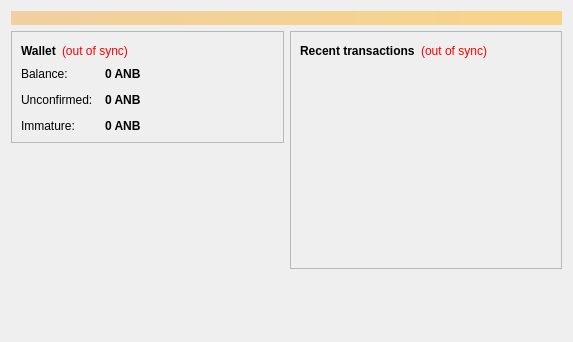
<?xml version="1.0" encoding="UTF-8"?>
<ui version="4.0">
 <class>OverviewPage</class>
 <widget class="QWidget" name="OverviewPage">
  <property name="geometry">
   <rect>
    <x>0</x>
    <y>0</y>
    <width>573</width>
    <height>342</height>
   </rect>
  </property>
  <property name="windowTitle">
   <string>Form</string>
  </property>
  <layout class="QVBoxLayout" name="topLayout">
   <item>
    <widget class="QLabel" name="labelAlerts">
     <property name="visible">
      <bool>false</bool>
     </property>
     <property name="styleSheet">
      <string notr="true">background-color: qlineargradient(x1: 0, y1: 0, x2: 1, y2: 0, stop:0 #F0D0A0, stop:1 #F8D488); color:#000000;</string>
     </property>
     <property name="wordWrap">
      <bool>true</bool>
     </property>
     <property name="margin">
      <number>3</number>
     </property>
    </widget>
   </item>
   <item>
    <layout class="QHBoxLayout" name="horizontalLayout" stretch="1,1">
     <item>
      <layout class="QVBoxLayout" name="verticalLayout_2">
       <item>
        <widget class="QFrame" name="frame">
         <property name="frameShape">
          <enum>QFrame::StyledPanel</enum>
         </property>
         <property name="frameShadow">
          <enum>QFrame::Raised</enum>
         </property>
         <layout class="QVBoxLayout" name="verticalLayout_4">
          <item>
           <layout class="QHBoxLayout" name="horizontalLayout_4">
            <item>
             <widget class="QLabel" name="label_5">
              <property name="font">
               <font>
                <weight>75</weight>
                <bold>true</bold>
               </font>
              </property>
              <property name="text">
               <string>Wallet</string>
              </property>
             </widget>
            </item>
            <item>
             <widget class="QLabel" name="labelWalletStatus">
              <property name="toolTip">
               <string>The displayed information may be out of date. Your wallet automatically synchronizes with the Anubiscoin network after a connection is established, but this process has not completed yet.</string>
              </property>
              <property name="styleSheet">
               <string notr="true">QLabel { color: red; }</string>
              </property>
              <property name="text">
               <string notr="true">(out of sync)</string>
              </property>
              <property name="alignment">
               <set>Qt::AlignLeading|Qt::AlignLeft|Qt::AlignVCenter</set>
              </property>
             </widget>
            </item>
            <item>
             <spacer name="horizontalSpacer_2">
              <property name="orientation">
               <enum>Qt::Horizontal</enum>
              </property>
              <property name="sizeHint" stdset="0">
               <size>
                <width>40</width>
                <height>20</height>
               </size>
              </property>
             </spacer>
            </item>
           </layout>
          </item>
          <item>
           <layout class="QFormLayout" name="formLayout_2">
            <property name="fieldGrowthPolicy">
             <enum>QFormLayout::AllNonFixedFieldsGrow</enum>
            </property>
            <property name="horizontalSpacing">
             <number>12</number>
            </property>
            <property name="verticalSpacing">
             <number>12</number>
            </property>
            <item row="0" column="0">
             <widget class="QLabel" name="label">
              <property name="text">
               <string>Balance:</string>
              </property>
             </widget>
            </item>
            <item row="0" column="1">
             <widget class="QLabel" name="labelBalance">
              <property name="font">
               <font>
                <weight>75</weight>
                <bold>true</bold>
               </font>
              </property>
              <property name="cursor">
               <cursorShape>IBeamCursor</cursorShape>
              </property>
              <property name="toolTip">
               <string>Your current balance</string>
              </property>
              <property name="text">
               <string notr="true">0 ANB</string>
              </property>
              <property name="textInteractionFlags">
               <set>Qt::LinksAccessibleByMouse|Qt::TextSelectableByKeyboard|Qt::TextSelectableByMouse</set>
              </property>
             </widget>
            </item>
            <item row="1" column="0">
             <widget class="QLabel" name="label_3">
              <property name="text">
               <string>Unconfirmed:</string>
              </property>
             </widget>
            </item>
            <item row="1" column="1">
             <widget class="QLabel" name="labelUnconfirmed">
              <property name="font">
               <font>
                <weight>75</weight>
                <bold>true</bold>
               </font>
              </property>
              <property name="cursor">
               <cursorShape>IBeamCursor</cursorShape>
              </property>
              <property name="toolTip">
               <string>Total of transactions that have yet to be confirmed, and do not yet count toward the current balance</string>
              </property>
              <property name="text">
               <string notr="true">0 ANB</string>
              </property>
              <property name="textInteractionFlags">
               <set>Qt::LinksAccessibleByMouse|Qt::TextSelectableByKeyboard|Qt::TextSelectableByMouse</set>
              </property>
             </widget>
            </item>
            <item row="2" column="0">
             <widget class="QLabel" name="labelImmatureText">
              <property name="text">
               <string>Immature:</string>
              </property>
             </widget>
            </item>
            <item row="2" column="1">
             <widget class="QLabel" name="labelImmature">
              <property name="font">
               <font>
                <weight>75</weight>
                <bold>true</bold>
               </font>
              </property>
              <property name="toolTip">
               <string>Mined balance that has not yet matured</string>
              </property>
              <property name="text">
               <string notr="true">0 ANB</string>
              </property>
              <property name="textInteractionFlags">
               <set>Qt::LinksAccessibleByMouse|Qt::TextSelectableByKeyboard|Qt::TextSelectableByMouse</set>
              </property>
             </widget>
            </item>
           </layout>
          </item>
         </layout>
        </widget>
       </item>
       <item>
        <spacer name="verticalSpacer">
         <property name="orientation">
          <enum>Qt::Vertical</enum>
         </property>
         <property name="sizeHint" stdset="0">
          <size>
           <width>20</width>
           <height>40</height>
          </size>
         </property>
        </spacer>
       </item>
      </layout>
     </item>
     <item>
      <layout class="QVBoxLayout" name="verticalLayout_3">
       <item>
        <widget class="QFrame" name="frame_2">
         <property name="frameShape">
          <enum>QFrame::StyledPanel</enum>
         </property>
         <property name="frameShadow">
          <enum>QFrame::Raised</enum>
         </property>
         <layout class="QVBoxLayout" name="verticalLayout">
          <item>
           <layout class="QHBoxLayout" name="horizontalLayout_2">
            <item>
             <widget class="QLabel" name="label_4">
              <property name="text">
               <string>&lt;b&gt;Recent transactions&lt;/b&gt;</string>
              </property>
             </widget>
            </item>
            <item>
             <widget class="QLabel" name="labelTransactionsStatus">
              <property name="toolTip">
               <string>The displayed information may be out of date. Your wallet automatically synchronizes with the Anubiscoin network after a connection is established, but this process has not completed yet.</string>
              </property>
              <property name="styleSheet">
               <string notr="true">QLabel { color: red; }</string>
              </property>
              <property name="text">
               <string notr="true">(out of sync)</string>
              </property>
              <property name="alignment">
               <set>Qt::AlignRight|Qt::AlignTrailing|Qt::AlignVCenter</set>
              </property>
             </widget>
            </item>
            <item>
             <spacer name="horizontalSpacer">
              <property name="orientation">
               <enum>Qt::Horizontal</enum>
              </property>
              <property name="sizeHint" stdset="0">
               <size>
                <width>40</width>
                <height>20</height>
               </size>
              </property>
             </spacer>
            </item>
           </layout>
          </item>
          <item>
           <widget class="QListView" name="listTransactions">
            <property name="styleSheet">
             <string notr="true">QListView { background: transparent; }</string>
            </property>
            <property name="frameShape">
             <enum>QFrame::NoFrame</enum>
            </property>
            <property name="verticalScrollBarPolicy">
             <enum>Qt::ScrollBarAlwaysOff</enum>
            </property>
            <property name="horizontalScrollBarPolicy">
             <enum>Qt::ScrollBarAlwaysOff</enum>
            </property>
            <property name="selectionMode">
             <enum>QAbstractItemView::NoSelection</enum>
            </property>
           </widget>
          </item>
         </layout>
        </widget>
       </item>
       <item>
        <spacer name="verticalSpacer_2">
         <property name="orientation">
          <enum>Qt::Vertical</enum>
         </property>
         <property name="sizeHint" stdset="0">
          <size>
           <width>20</width>
           <height>40</height>
          </size>
         </property>
        </spacer>
       </item>
      </layout>
     </item>
    </layout>
   </item>
  </layout>
 </widget>
 <resources/>
 <connections/>
</ui>
